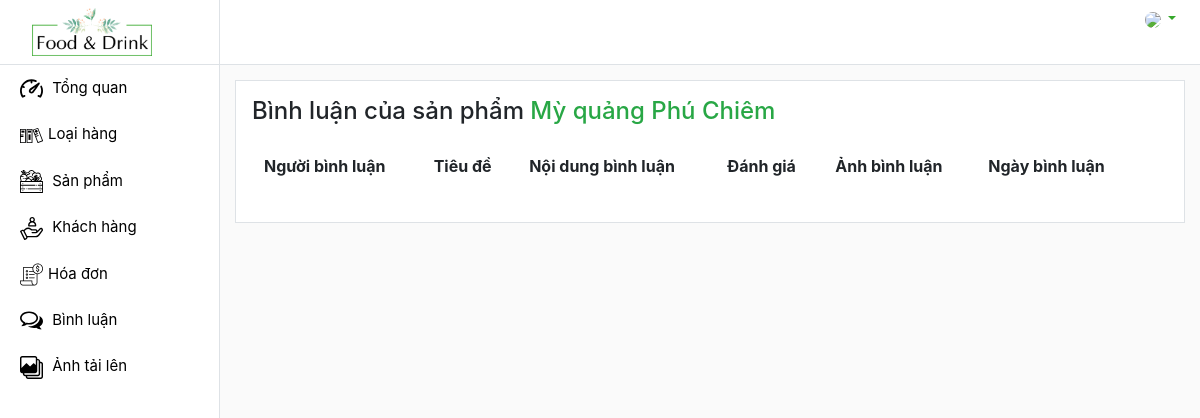
The page /admin/comments/index.php?detailComment&id_product_comment=4 on the database as committed earlier.
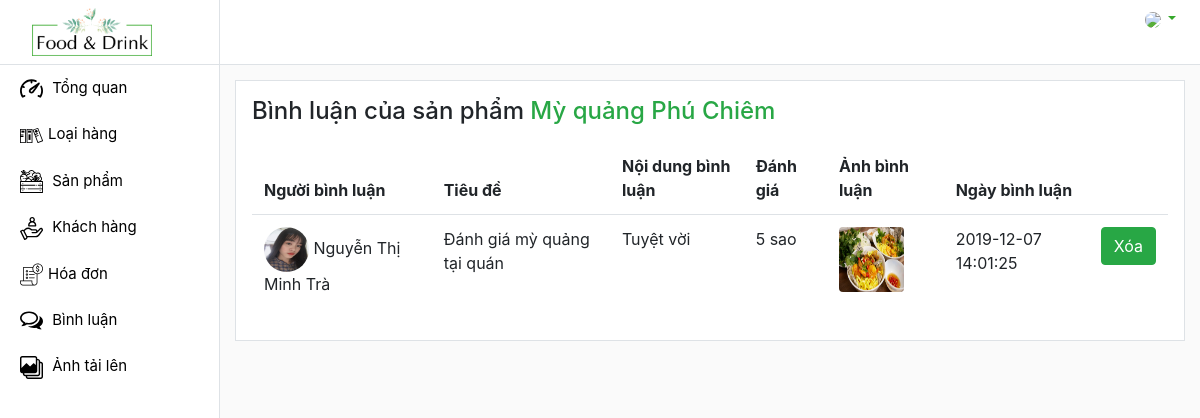
The same page on the database as committed later.
### tables this page shows
CREATE TABLE `comments` (
  `id_comment` int(11) NOT NULL,
  `title_comment` varchar(120) NOT NULL,
  `content_comment` varchar(250) NOT NULL,
  `review` int(1) NOT NULL,
  `id_product_comment` int(12) NOT NULL,
  `id_customer_comment` varchar(100) NOT NULL,
  `img_comment` text NOT NULL,
  `date_comment` datetime NOT NULL
);

CREATE TABLE `customers` (
  `id_customer` varchar(100) NOT NULL,
  `password` varchar(120) NOT NULL,
  `name_customer` varchar(100) NOT NULL,
  `gender` varchar(6) NOT NULL,
  `img_customer` varchar(120) NOT NULL,
  `email` varchar(110) NOT NULL,
  `phone` varchar(11) NOT NULL,
  `address` text NOT NULL,
  `role` int(2) NOT NULL
);

### admin/comments/index.php (called while the page is built, shortened)
<?php
    require '../../global.php';
    require '../../DAO/functionComment.php';
    require '../../DAO/functionProduct.php';
    extract($_REQUEST);
    if(array_key_exists('detailComment', $_REQUEST)) {
        $comments = selectCommentProduct($id_product_comment);
        $product = selectProduct($id_product_comment);
    }
    require '../layout.php';
?>

### DAO/functionProduct.php (called while the page is built, shortened)
<?php
    require_once 'database.php';
    function selectProduct($id_product){
        global $db;
        $select = "SELECT * FROM products WHERE id_product = '$id_product'";
        $product = $db->query($select);
        return $product->fetch();
    }
?>

### DAO/functionComment.php (called while the page is built, shortened)
<?php
    require_once 'database.php';
    function selectCommentProduct($id_product_comment) {
        global $db;
        $select = "SELECT CM.*, P.*, CU.name_customer, CU.img_customer
                FROM comments AS CM
                INNER JOIN products AS P
                ON CM.id_product_comment = P.id_product
                INNER JOIN customers AS CU ON CM.id_customer_comment = CU.id_customer
                WHERE id_product_comment = $id_product_comment";
        return $db->query($select);
    }
?>

### global.php (called while the page is built, shortened)
<?php
    $URL = "/du-an-1";
    $URL_IMG = $URL . '/images';
?>

### admin/comments/viewComment.php (the view, shortened to what this page needs)
<div class="border bg-white p-3">
    <h4 class="mb-3">Bình luận của sản phẩm <span class="text-success"><?=$product['name_product']?></span></h4>
    <table class="table table-hover">
        <thead>
            <tr>
                <th>Người bình luận</th>
                <th>Tiêu đề</th>
                <th>Nội dung bình luận</th>
                <th>Đánh giá</th>
                <th>Ảnh bình luận</th>
                <th>Ngày bình luận</th>
                <th scope="col"></th>
            </tr>
        </thead>
        <tbody>
            <?php foreach($comments as $comment): ?>
                <tr>
                    <td>
                        <img src="<?=$URL_IMG?>/imgCustomers/<?=$comment['img_customer']?>" width="45px" height="45px" class="rounded-circle">
                        <?=$comment['name_customer']?>
                    </td>
                    <td><?=$comment['title_comment']?></td>
                    <td><?=$comment['content_comment']?></td>
                    <td><?=$comment['review']?> sao</td>
                    <td>
                        <?php if(strlen($comment['img_comment'])): ?>
                            <img src="<?=$URL_IMG?>/imgComment/<?=$comment['img_comment']?>" class="rounded" width="65px" height="65px">
                        <?php endif ?>
                    </td>
                    <td><?=$comment['date_comment']?></td>
                    <td><a href="index.php?deleteComment&id_comment=<?=$comment['id_comment']?>" onclick="return confirm('Bạn có muốn xóa bình luận ?')" class="btn btn-success">Xóa</a></td>
            <?php endforeach ?>
        </tbody>
    </table>
</div>

Rows that differ between the two databases and show on the page:
added comments: id_customer_comment.img_customer (picture), id_customer_comment.name_customer "Nguyễn Thị Minh Trà", title_comment "Đánh giá mỳ quảng tại quán", content_comment "Tuyệt vời", review "5", img_comment (placeholder picture), date_comment "2019-12-07 14:01:25"
